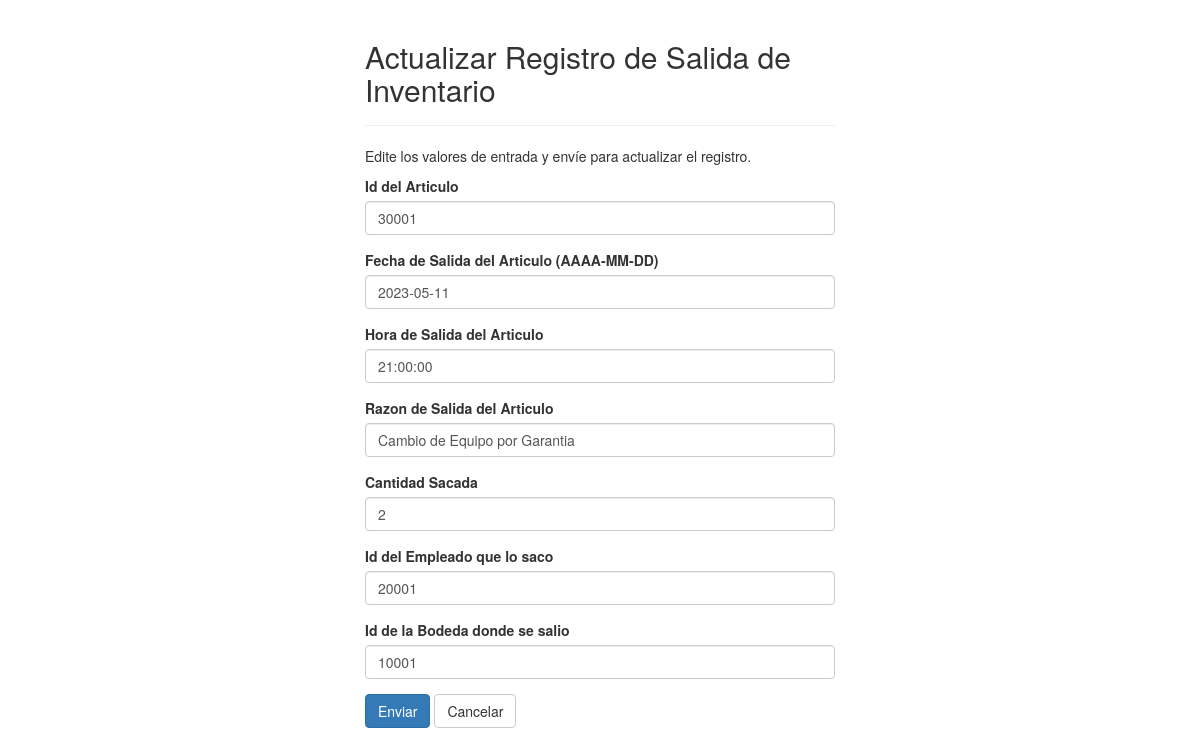
The app's page /BASE/salidainventario/update.php?id_salinv=70001 with its own data.
### tables this page shows
CREATE TABLE `salida_inventario` (
  `id_salinv` int(11) NOT NULL,
  `id_art` int(11) NOT NULL,
  `fechasalida` date DEFAULT NULL,
  `horasalida` time DEFAULT NULL,
  `razonsalida` text DEFAULT NULL,
  `cantidad_salinv` decimal(10,0) DEFAULT NULL,
  `id_emp` int(11) NOT NULL,
  `id_bod` int(11) NOT NULL
);

### BASE/salidainventario/update.php (the view, shortened to what this page needs)
<?php
require_once "config.php";
$articulo = $fecha = $hora = $razon = $cantidad = $empleado = $bodega = "";
$articulo_err = $fecha_err = $hora_err = $razon_err = $cantidad_err = $empleado_err = $bodega_err = "";
if(isset($_POST["id_salinv"]) && !empty($_POST["id_salinv"])){
    $id = $_POST["id_salinv"];
    $input_articulo = trim($_POST["articulo"]);
    if(empty($input_articulo)){
        $articulo_err = "Por favor ingrese el Id del articulo";
    } else{
        $articulo = $input_articulo;
    }
    $input_fecha = trim($_POST["fecha"]);
    if(empty($input_fecha)){
        $fecha_err = "Por favor ingrese la fecha de salida del articulo";
    } else{
        $fecha = $input_fecha;
    }
    $input_hora = trim($_POST["hora"]);
    if(empty($input_hora)){
        $hora_err = "Por favor ingrese la hora de salida del articulo";
    } else{
        $hora = $input_hora;
    }
    $input_razon = trim($_POST["razon"]);
    if(empty($input_razon)){
        $razon_err = "Por favor ingrese la razon de salida del articulo";
    } else{
        $razon = $input_razon;
    }
    $input_cantidad = trim($_POST["cantidad"]);
    if(empty($input_cantidad)){
        $cantidad_err = "Por favor ingrese el monto de la cantidad de salida el articulo";
    } else{
        $cantidad = $input_cantidad;
    }
    $input_empleado = trim($_POST["empleado"]);
    if(empty($input_empleado)){
        $empleado_err = "Por favor ingrese el Id del Empleado";
    } else{
        $empleado = $input_empleado;
    }
    $input_bodega = trim($_POST["bodega"]);
    if(empty($input_bodega)){
        $bodega_err = "Por favor ingrese el Id de la Bodega";
    } else{
        $bodega = $input_bodega;
    }
    if(empty($articulo_err) && empty($fecha_err) && empty($hora_err)  && empty($razon_err) && empty($cantidad_err) &&  empty($empleado_err) && empty($bodega_err)){
        $sql = "UPDATE salida_inventario SET id_art = ?, fechasalida = ?, horasalida = ?, razonsalida = ?,  cantidad_salinv = ?, id_emp = ?, id_bod = ? WHERE id_salinv=?";
        if($stmt = mysqli_prepare($link, $sql)){
            mysqli_stmt_bind_param($stmt, "ssssssss",  $param_articulo, $param_fecha, $param_hora, $param_razon, $param_cantidad, $param_empleado, $param_bodega, $param_id);
            $param_articulo = $articulo;
            $param_fecha = $fecha;
            $param_hora = $hora;
            $param_razon = $razon;
            $param_cantidad = $cantidad;
            $param_empleado = $empleado;
            $param_bodega = $bodega;
            $param_id = $id;
            if(mysqli_stmt_execute($stmt)){
                header("location: index.php");
                exit();
            } else{
                echo "Something went wrong. Please try again later.";
            }
        }
    }   mysqli_stmt_close($stmt);
    mysqli_close($link);
} else{
    if(isset($_GET["id_salinv"]) && !empty(trim($_GET["id_salinv"]))){
        $sql = "SELECT * FROM salida_inventario WHERE id_salinv= ?";
        if($stmt = mysqli_prepare($link, $sql)){
            mysqli_stmt_bind_param($stmt, "i", $param_id);
            if(mysqli_stmt_execute($stmt)){
                $result = mysqli_stmt_get_result($stmt);
                if(mysqli_num_rows($result) == 1){
                    $row = mysqli_fetch_array($result, MYSQLI_ASSOC);
                    $articulo = $row["id_art"];
                    $fecha = $row["fechasalida"];
                    $hora = $row["horasalida"];
                    $razon = $row["razonsalida"];
                    $cantidad = $row["cantidad_salinv"];
                    $empleado = $row["id_emp"];
                    $bodega = $row["id_bod"];
                } else{
                    header("location: error.php");
                    exit();
                }
            } else{
                echo "Oops! Something went wrong. Please try again later.";
            }
        }
    }  else{
        header("location: error.php");
        exit();
    }
}
?>
<!DOCTYPE html>
<html lang="en">
<head>
    <link rel="stylesheet" href="https://maxcdn.bootstrapcdn.com/bootstrap/3.3.7/css/bootstrap.css">
</head>
<body>
    <div class="wrapper">
        <div class="container-fluid">
            <div class="row">
                <div class="col-md-12">
                    <div class="page-header">
                        <h2>Actualizar Registro de Salida de Inventario</h2>
                    </div>
                    <p>Edite los valores de entrada y envíe para actualizar el registro.</p>
                    <form action="<?php echo htmlspecialchars(basename($_SERVER['REQUEST_URI'])); ?>" method="post">
                        <div class="form-group <?php echo (!empty($articulo_err)) ? 'has-error' : ''; ?>">
                            <label>Id del Articulo</label>
                            <input type="text" name="articulo" class="form-control" value="<?php echo $articulo; ?>">
                        </div>
                        <div class="form-group <?php echo (!empty($fecha_err)) ? 'has-error' : ''; ?>">
                            <label>Fecha de Salida del Articulo (AAAA-MM-DD)</label>
                            <input type="text" name="fecha" class="form-control" value="<?php echo $fecha; ?>">
                        </div>
                        <div class="form-group <?php echo (!empty($hora_err)) ? 'has-error' : ''; ?>">
                            <label>Hora de Salida del Articulo</label>
                            <input type="text" name="hora" class="form-control" value="<?php echo $hora; ?>">
                        </div>
                        <div class="form-group <?php echo (!empty($razon_err)) ? 'has-error' : ''; ?>">
                            <label>Razon de Salida del Articulo</label>
                            <input type="text" name="razon" class="form-control" value="<?php echo $razon; ?>">
                        </div>
                        <div class="form-group <?php echo (!empty($cantidad_err)) ? 'has-error' : ''; ?>">
                            <label>Cantidad Sacada</label>
                            <input type="text" name="cantidad" class="form-control" value="<?php echo $cantidad; ?>">
                        </div>
                        <div class="form-group <?php echo (!empty($empleado_err)) ? 'has-error' : ''; ?>">
                            <label>Id del Empleado que lo saco</label>
                            <input type="text" name="empleado" class="form-control" value="<?php echo $empleado; ?>">
                        </div>
                        <div class="form-group <?php echo (!empty($bodega_err)) ? 'has-error' : ''; ?>">
                            <label>Id de la Bodeda donde se salio</label>
                            <input type="text" name="bodega" class="form-control" value="<?php echo $bodega; ?>">
                        </div>
                        <input type="submit" class="btn btn-primary" value="Enviar">
                        <a href="index.php" class="btn btn-default">Cancelar</a>
                    </form>
                </div>
            </div>
        </div>
    </div>
</body>
</html>

### BASE/salidainventario/update.php (style rules this page uses)
.wrapper { width: 500px; margin: 0 auto; }

### records on screen
salida_inventario: articulo "30001", fecha "2023-05-11", hora "21:00:00", razon "Cambio de Equipo por Garantia", cantidad "2", empleado "20001", bodega "10001"
